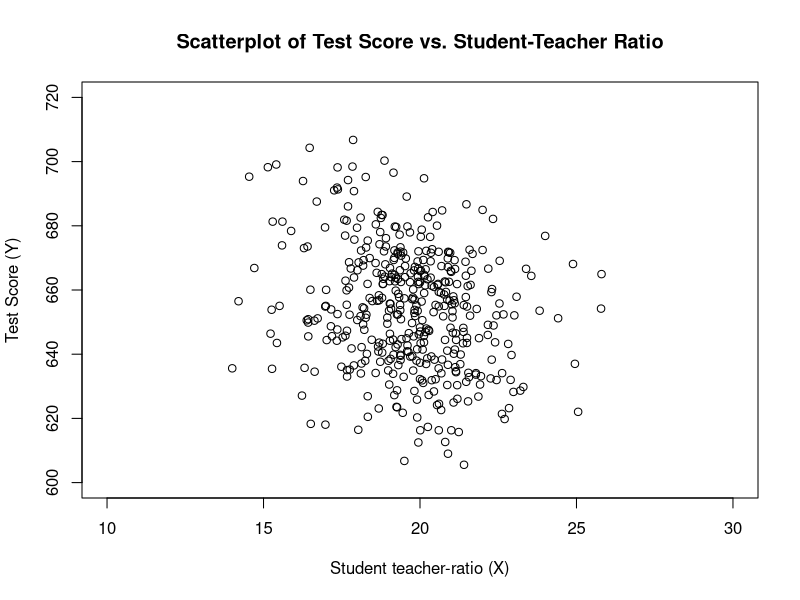
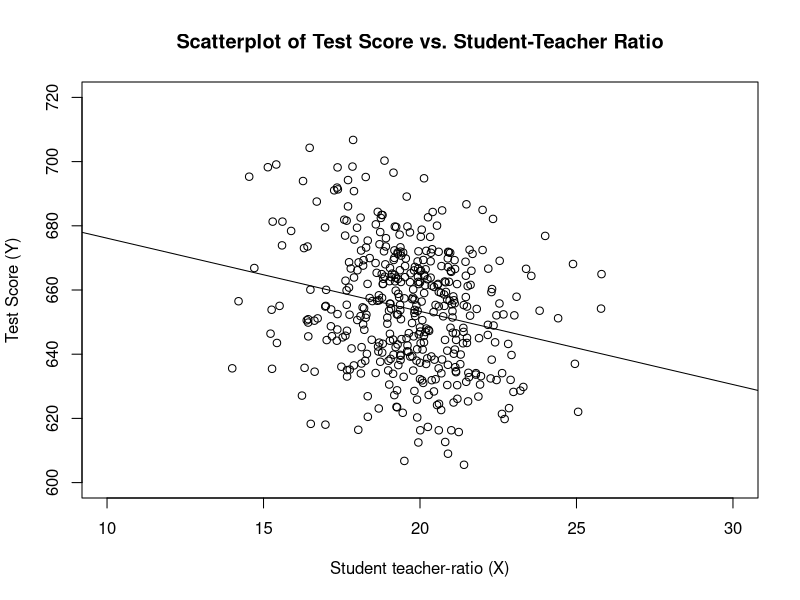
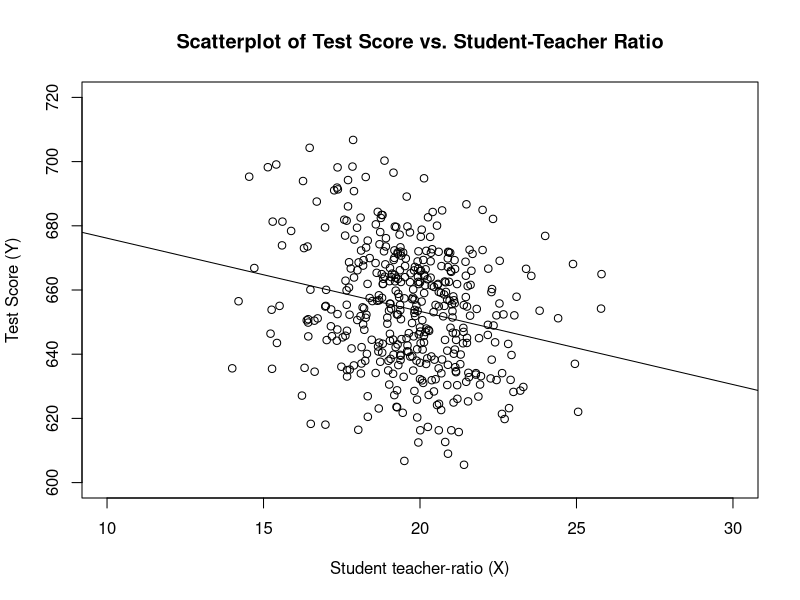
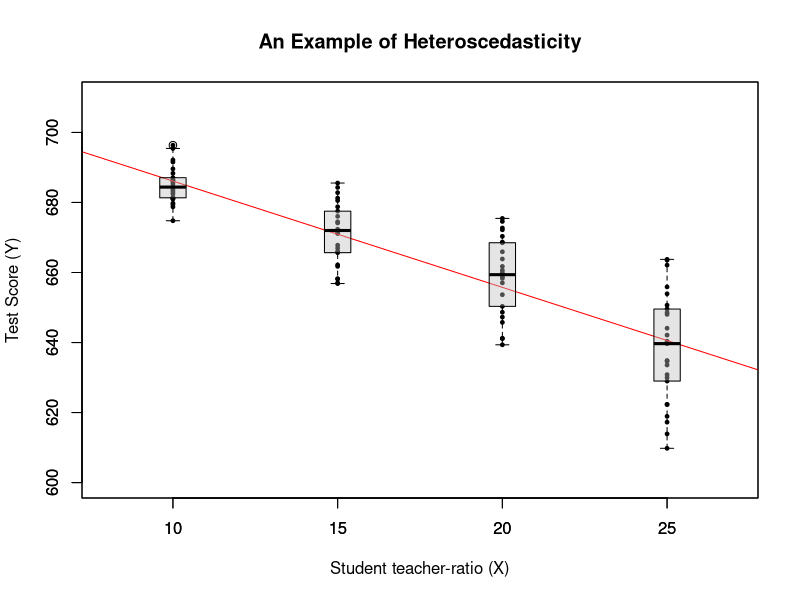

Write R code to recreate these figures, in order.
## ---- chunk 1
knitr::opts_chunk$set(echo = TRUE, warning = FALSE, message = FALSE)
## ---- chunk 2
library(dplyr, quietly=T)
# Read in CPS data (taken from http:// ....)
cps_dat <- read.csv("data/cps_ch3.csv", sep=";", dec=".")
# Get an overview of the data structure
head(cps_dat)
# Take cps_dat %>% group data by gender and year %>% compute the mean, standard deviation
# and number of observations for each group
avgs <- cps_dat %>% group_by(a_sex, year) %>% summarise(mean(ahe12), sd(ahe12), n())
print(avgs, digits=2)
## ---- chunk 3
male   <- avgs %>% filter(a_sex == 1) 
female <- avgs %>% filter(a_sex == 2)
colnames(male)   <- c("Sex", "Year", "Y_bar_m", "s_m", "n_m")
colnames(female) <- c("Sex", "Year", "Y_bar_f", "s_f", "n_f")

# Gender gap, standard errors and confidence intervals
gap      <- male$Y_bar_m - female$Y_bar_f
gap_se   <- sqrt(male$s_m^2 / male$n_m + female$s_f^2 / female$n_f)
gap_ci_l <- gap - 1.96 * gap_se
gap_ci_u <- gap + 1.96 * gap_se
result <- cbind(male[,-1], female[,-(1:2)], gap, gap_se, gap_ci_l, gap_ci_u)
print(result, digits = 2)
## ---- chunk 4
library(AER)                                                    # contains the dataset 
data(CASchools) 

CASchools$tsratio  <- CASchools$students/CASchools$teachers     # teacher-student-ratio
CASchools$score    <- (CASchools$read + CASchools$math)/2       # average test-score
## ---- chunk 5
mean(CASchools$tsratio) 
mean(CASchools$score)
sd(CASchools$tsratio) 
sd(CASchools$score)
quantiles          <- c(0.10, 0.25, 0.4, 0.5, 0.6, 0.75, 0.9)
quantile(CASchools$tsratio, quantiles)
quantile(CASchools$score, quantiles)
## ---- chunk 6
plot(score ~ tsratio, 
     data = CASchools,
     main = "Scatterplot of Test Score vs. Student-Teacher Ratio", 
     xlab = "Student teacher-ratio (X)",
     ylab = "Test Score (Y)",
     xlim = c(10,30),
     ylim = c(600, 720))
## ---- chunk 7
attach(CASchools)
beta_1 <- sum((tsratio - mean(tsratio))*(score - mean(score))) / sum((tsratio - mean(tsratio))^2)
beta_0 <- mean(score) - beta_1 * mean(tsratio)
## ---- chunk 8
plot(score ~ tsratio, 
     data = CASchools,
     main = "Scatterplot of Test Score vs. Student-Teacher Ratio", 
     xlab = "Student teacher-ratio (X)",
     ylab = "Test Score (Y)",
     xlim = c(10,30),
     ylim = c(600, 720))

linear_model <- lm(score ~ tsratio, data = CASchools)
linear_model

abline(a = beta_0, b = beta_1)
## ---- chunk 9
linear_model <- lm(score ~ tsratio, data = CASchools)
linear_model
## ---- chunk 10
plot(score ~ tsratio, 
     data = CASchools,
     main = "Scatterplot of Test Score vs. Student-Teacher Ratio", 
     xlab = "Student teacher-ratio (X)",
     ylab = "Test Score (Y)",
     xlim = c(10,30),
     ylim = c(600, 720))

abline(linear_model)
## ---- chunk 11
library(scales)

# Genrate some heteroscedastic data

set.seed(123) 
x <- rep(c(10,15,20,25),each=25)
e <- rnorm(100, sd=12)                
i <- order(runif(100, max=dnorm(e, sd=12))) 
y <- 720 - 3.3 * x + e[rev(i)]

# Plot data and inspect conditional distributions

mod <- lm(y ~ x)
plot(x, y, main="An Example of Heteroscedasticity",
     xlab = "Student teacher-ratio (X)",
     ylab = "Test Score (Y)",
     cex=0.5, pch=19, xlim=c(8,27), ylim=c(600,710))
abline(mod, col="red")
boxplot(y~x, add=TRUE, at=c(10,15,20,25), col=alpha("gray", 0.4), border="black")
## ---- chunk 12
#if(!require(devtools))
#  install.packages("devtools")
#library(devtools)
#install_github("datacamp/tutorial")
#library(tutorial)
## ---- chunk 13
# Available in the workspace when the session initializes
set.seed(123) 
x <- rep(c(10,15,20,25),each=25)
e <- rnorm(100, sd=12)                
i <- order(runif(100, max=dnorm(e, sd=12))) 
y <- 720 - 3.3 * x + e[rev(i)]
mod <- summary(lm(y ~ x))
## ---- chunk 14
# Access coefficients and standard errors

## ---- chunk 15
# Access coefficients and standard errors
mod$coefficients
## ---- chunk 16
# Multiple Regression - Application to Test Scores and the Student-Teacher Ratio
library(AER)                                                    # contains the dataset 
data(CASchools) 
CASchools$tsratio  <- CASchools$students/CASchools$teachers     # teacher-student-ratio
CASchools$score    <- (CASchools$read + CASchools$math)/2       # average test-score
model <- lm(score ~ tsratio + english, data = CASchools)
## ---- chunk 17
summary(model)
## ---- chunk 18
n <- nrow(CASchools)    # number of observations (rows)
k <- 2                  # 2 regressors
y_mean <- mean(CASchools$score)

SSR <- sum( residuals(model)^2 )
TSS <- sum( ( CASchools$score - y_mean )^2 )
ESS <- sum((fitted(model) - y_mean)^2)

SER <- sqrt(1/(n-k-1) * SSR)
Rsq <- 1 - (SSR / TSS)
adj_Rsq <- 1 - (n-1)/(n-k-1) * SSR/TSS
cat(SER, Rsq, adj_Rsq, sep = "    ")
